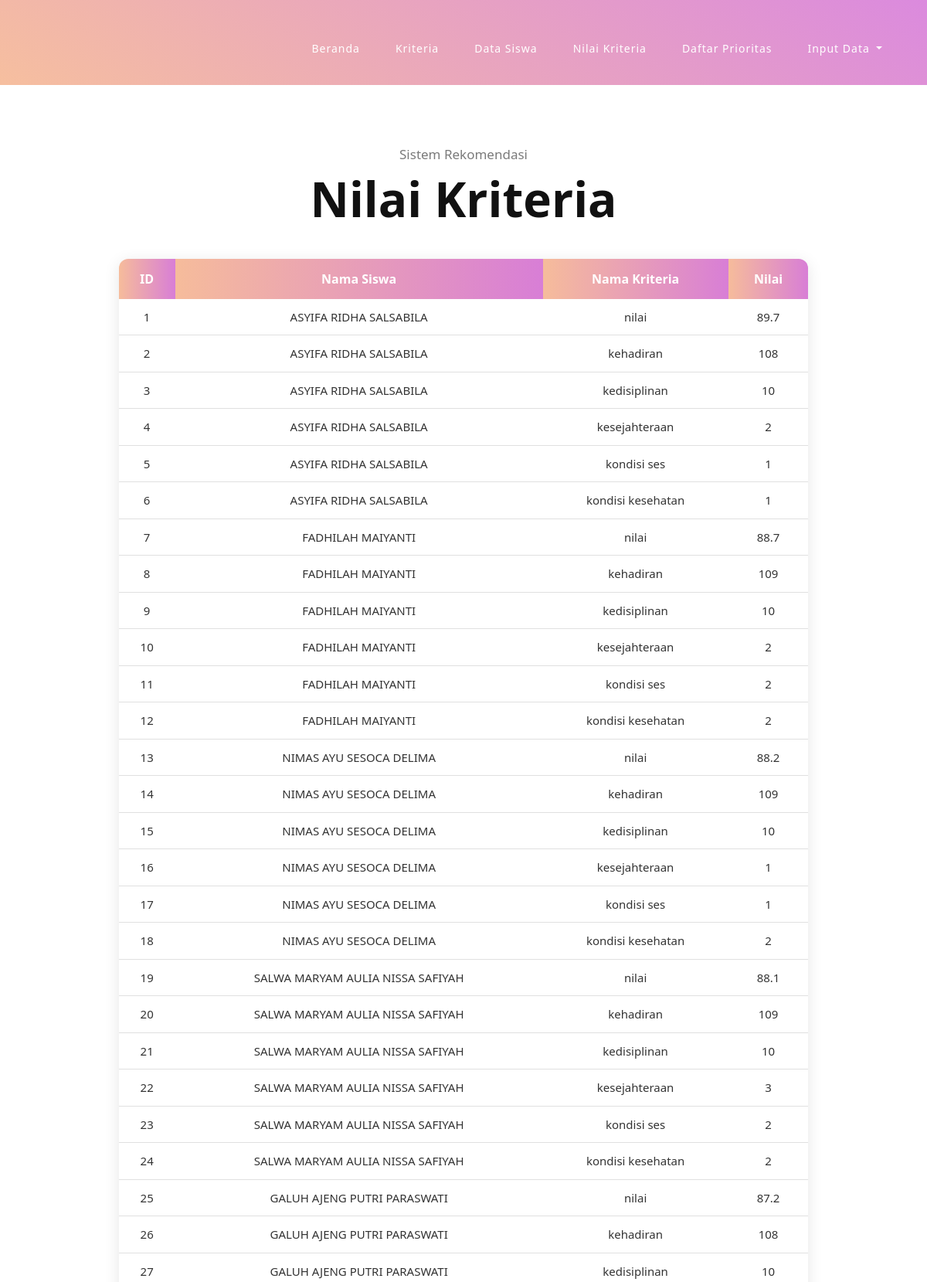
The app's page /data.php (upper part) with its own data.
### tables this page shows
CREATE TABLE `matriks` (
  `idmatriks` int NOT NULL,
  `ididentitas` int DEFAULT NULL,
  `idkriteria` int DEFAULT NULL,
  `value` varchar(50) DEFAULT NULL
);

CREATE TABLE `identitas` (
  `ididentitas` int NOT NULL,
  `nis` varchar(50) NOT NULL DEFAULT '0',
  `nama` varchar(50) NOT NULL DEFAULT '0',
  `kelas` varchar(50) NOT NULL DEFAULT '0'
);

CREATE TABLE `kriteria` (
  `idkriteria` int NOT NULL,
  `namakriteria` varchar(50) DEFAULT NULL,
  `jenis` varchar(50) DEFAULT NULL,
  `bobot` varchar(50) DEFAULT NULL
);

### data.php (the view, shortened to what this page needs)
<?php
include "koneksi.php";
$sql = "
SELECT
    matriks.idmatriks,
    identitas.nama AS nama_siswa,
    kriteria.namakriteria AS nama_kriteria,
    matriks.value AS nilai
FROM matriks
LEFT JOIN identitas ON matriks.ididentitas = identitas.ididentitas
LEFT JOIN kriteria ON matriks.idkriteria = kriteria.idkriteria
ORDER BY matriks.idmatriks ASC
";
$result = mysqli_query($conn, $sql);
?>
<!DOCTYPE html>
<html lang="en">
 <?php
 include "komponen/header.php";
?>
<body>
  <header class="header-area header-sticky">
      <div class="container">
          <div class="row">
              <div class="col-12">
                <nav class="main-nav">
                         <?php
                      include "komponen/menu.php";
                      ?>
                </nav>
              </div>
          </div>
      </div>
  </header>
  <section class="page-heading">
    <div class="container">
      <div class="row">
        <div class="col-lg-12">
          <div class="header-text">
            <h4>Sistem Rekomendasi</h4>
            <h1>Nilai Kriteria</h1>
<div class="table-container">
<table class="modern-table">
   <tr>
        <th>ID</th>
        <th>Nama Siswa</th>
        <th>Nama Kriteria</th>
        <th>Nilai</th>
    </tr>
    <?php
    if (mysqli_num_rows($result) > 0) {
        while ($row = mysqli_fetch_assoc($result)) {
            echo "<tr>";
            echo "<td>" . $row['idmatriks'] . "</td>";
            echo "<td>" . $row['nama_siswa'] . "</td>";
            echo "<td>" . $row['nama_kriteria'] . "</td>";
            echo "<td>" . $row['nilai'] . "</td>";
            echo "</tr>";
        }
    } else {
        echo "<tr><td colspan='4'>Tidak ada data</td></tr>";
    }
    ?>
</table>
</div>
          </div>
        </div>
      </div>
    </div>
  </section>
</body>
</html>

### assets/css/templatemo-eduwell-style.css (style rules this page uses)
html, body, div, span, applet, object, iframe, h1, h2, h3, h4, h5, h6, p, blockquote, div pre, a, abbr, acronym, address, big, cite, code, del, dfn, em, font, img, ins, kbd, q, s, samp, small, strike, strong, sub, sup, tt, var, b, u, i, center, dl, dt, dd, ol, ul, li, figure, header, nav, section, article, aside, footer, figcaption { margin: 0; padding: 0; border: 0; outline: 0; }
header, nav, section, article, aside, footer, hgroup { display: block; }
* { box-sizing: border-box; }
html, body { font-family: 'Open Sans', sans-serif; font-weight: 400; background-color: #fff; font-size: 16px; -ms-text-size-adjust: 100%; -webkit-font-smoothing: antialiased; -moz-osx-font-smoothing: grayscale; }
h1, h2, h3, h4, h5, h6 { margin-top: 0px; margin-bottom: 0px; }
html, body { background: #fff; font-family: 'Open Sans', sans-serif; }
section { margin-top: 140px; }
.header-area { background-image: url(../images/header-bg.png); background-size: contain; background-repeat: no-repeat; background-position: center; position: absolute; height: 110px; top: 0; left: 0; right: 0; z-index: 100; -webkit-transition: all .5s ease 0s; -moz-transition: all .5s ease 0s; -o-transition: all .5s ease 0s; transition: all .5s ease 0s; }
.header-area .main-nav { min-height: 80px; background: transparent; }
.header-area.header-sticky { min-height: 80px; }
@media (max-width: 1200px) { .header-area .main-nav:before { display: none; } }
section.page-heading { margin-top: 190px; text-align: center; }
section.page-heading .header-text { border-bottom: 3px solid #eee; padding-bottom: 80px; }
section.page-heading .header-text h4 { font-size: 17px; text-transform: capitalize; color: #7a7a7a; }
section.page-heading .header-text h1 { font-size: 62px; font-weight: 900; color: #111; margin-top: 10px; }
body { overflow-x: hidden; }
@media (max-width: 1200px) { .header-area { background: rgb(219,138,222) !important; background: linear-gradient(-145deg, rgba(219,138,222,1) 0%, rgba(246,191,159,1) 100%) !important; } }

### data.php (style rules this page uses)
.table-container { display: flex; justify-content: center; margin-top: 40px; }
.modern-table { width: 80%; background: #ffffff; border-radius: 12px; overflow: hidden; box-shadow: 0 4px 20px rgba(0,0,0,0.1); border: none; }
.modern-table th { background: linear-gradient(90deg, #f6bc9b, #d87ed6); color: white; font-weight: bold; padding: 14px; text-align: center; font-size: 16px; }
.modern-table td { padding: 12px; font-size: 15px; color: #333; border-bottom: 1px solid #e0e0e0; }

### records on screen
matriks: idmatriks "1", ididentitas.nama "ASYIFA RIDHA SALSABILA", idkriteria.namakriteria "nilai", value "89.7"
matriks: idmatriks "2", ididentitas.nama "ASYIFA RIDHA SALSABILA", idkriteria.namakriteria "kehadiran", value "108"
matriks: idmatriks "3", ididentitas.nama "ASYIFA RIDHA SALSABILA", idkriteria.namakriteria "kedisiplinan", value "10"
matriks: idmatriks "4", ididentitas.nama "ASYIFA RIDHA SALSABILA", idkriteria.namakriteria "kesejahteraan", value "2"
matriks: idmatriks "5", ididentitas.nama "ASYIFA RIDHA SALSABILA", idkriteria.namakriteria "kondisi ses", value "1"
matriks: idmatriks "6", ididentitas.nama "ASYIFA RIDHA SALSABILA", idkriteria.namakriteria "kondisi kesehatan", value "1"
matriks: idmatriks "7", ididentitas.nama "FADHILAH MAIYANTI", idkriteria.namakriteria "nilai", value "88.7"
matriks: idmatriks "8", ididentitas.nama "FADHILAH MAIYANTI", idkriteria.namakriteria "kehadiran", value "109"
matriks: idmatriks "9", ididentitas.nama "FADHILAH MAIYANTI", idkriteria.namakriteria "kedisiplinan", value "10"
matriks: idmatriks "10", ididentitas.nama "FADHILAH MAIYANTI", idkriteria.namakriteria "kesejahteraan", value "2"
matriks: idmatriks "11", ididentitas.nama "FADHILAH MAIYANTI", idkriteria.namakriteria "kondisi ses", value "2"
matriks: idmatriks "12", ididentitas.nama "FADHILAH MAIYANTI", idkriteria.namakriteria "kondisi kesehatan", value "2"
matriks: idmatriks "13", ididentitas.nama "NIMAS AYU SESOCA DELIMA", idkriteria.namakriteria "nilai", value "88.2"
matriks: idmatriks "14", ididentitas.nama "NIMAS AYU SESOCA DELIMA", idkriteria.namakriteria "kehadiran", value "109"
matriks: idmatriks "15", ididentitas.nama "NIMAS AYU SESOCA DELIMA", idkriteria.namakriteria "kedisiplinan", value "10"
matriks: idmatriks "16", ididentitas.nama "NIMAS AYU SESOCA DELIMA", idkriteria.namakriteria "kesejahteraan", value "1"
matriks: idmatriks "17", ididentitas.nama "NIMAS AYU SESOCA DELIMA", idkriteria.namakriteria "kondisi ses", value "1"
matriks: idmatriks "18", ididentitas.nama "NIMAS AYU SESOCA DELIMA", idkriteria.namakriteria "kondisi kesehatan", value "2"
matriks: idmatriks "19", ididentitas.nama "SALWA MARYAM AULIA NISSA SAFIYAH", idkriteria.namakriteria "nilai", value "88.1"
matriks: idmatriks "20", ididentitas.nama "SALWA MARYAM AULIA NISSA SAFIYAH", idkriteria.namakriteria "kehadiran", value "109"
matriks: idmatriks "21", ididentitas.nama "SALWA MARYAM AULIA NISSA SAFIYAH", idkriteria.namakriteria "kedisiplinan", value "10"
matriks: idmatriks "22", ididentitas.nama "SALWA MARYAM AULIA NISSA SAFIYAH", idkriteria.namakriteria "kesejahteraan", value "3"
matriks: idmatriks "23", ididentitas.nama "SALWA MARYAM AULIA NISSA SAFIYAH", idkriteria.namakriteria "kondisi ses", value "2"
matriks: idmatriks "24", ididentitas.nama "SALWA MARYAM AULIA NISSA SAFIYAH", idkriteria.namakriteria "kondisi kesehatan", value "2"
matriks: idmatriks "25", ididentitas.nama "GALUH AJENG PUTRI PARASWATI", idkriteria.namakriteria "nilai", value "87.2"
matriks: idmatriks "26", ididentitas.nama "GALUH AJENG PUTRI PARASWATI", idkriteria.namakriteria "kehadiran", value "108"
matriks: idmatriks "27", ididentitas.nama "GALUH AJENG PUTRI PARASWATI", idkriteria.namakriteria "kedisiplinan", value "10"
